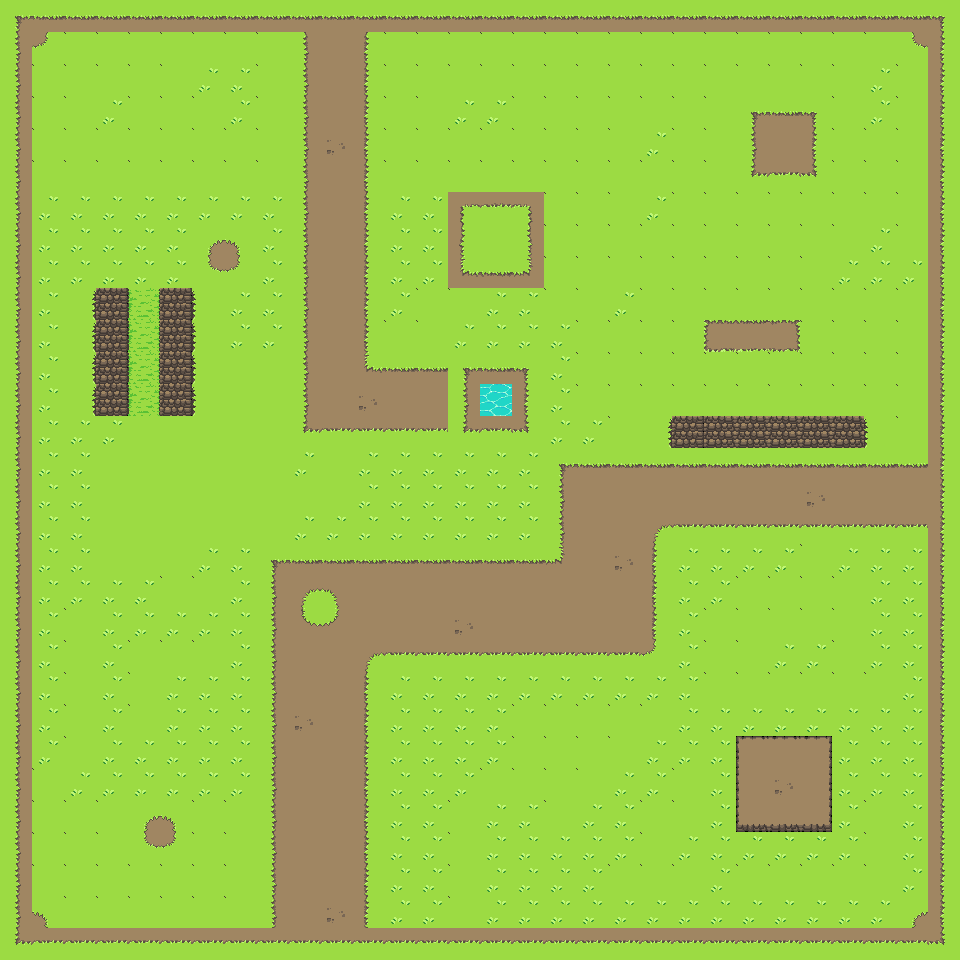

The image is a tile-based game level rendered from a .tmx file. Its description and source (layers, tilesets, objects; grid data summarised) follow:
An orthogonal 30x30 tile map with 32x32 px tiles, 1 tile layer (Слой тайлов 1) and 7 objects (4x solid, snakeHead, snakeInitBody, snakeTail).

<map version="1.0" orientation="orthogonal" renderorder="right-down" width="30" height="30" tilewidth="32" tileheight="32" nextobjectid="17">
 <tileset firstgid="1" name="Tileset" tilewidth="32" tileheight="32">
  <image source="Tileset.png" trans="b3afbb" width="320" height="512" />
 </tileset>
 <layer name="Слой тайлов 1" width="30" height="30">
  <data>[900 cells, 900 non-empty, 46 distinct tile ids]</data>
 </layer>
 <objectgroup name="collision">
  <object id="6" name="snakeHead" x="320" y="320" width="32" height="32" />
  <object id="7" name="snakeInitBody" x="288" y="320" width="32" height="32" />
  <object id="8" name="snakeTail" x="256" y="320" width="32" height="32" />
  <object id="9" name="solid" x="12" y="-10" width="951.333" height="35.3333" />
  <object id="10" name="solid" x="-10" y="-2" width="35.3333" height="998" />
  <object id="15" name="solid" x="6.66667" y="932.666" width="954.667" height="26" />
  <object id="16" name="solid" x="934" y="7.99997" width="35.3333" height="966" />
 </objectgroup>
</map>
